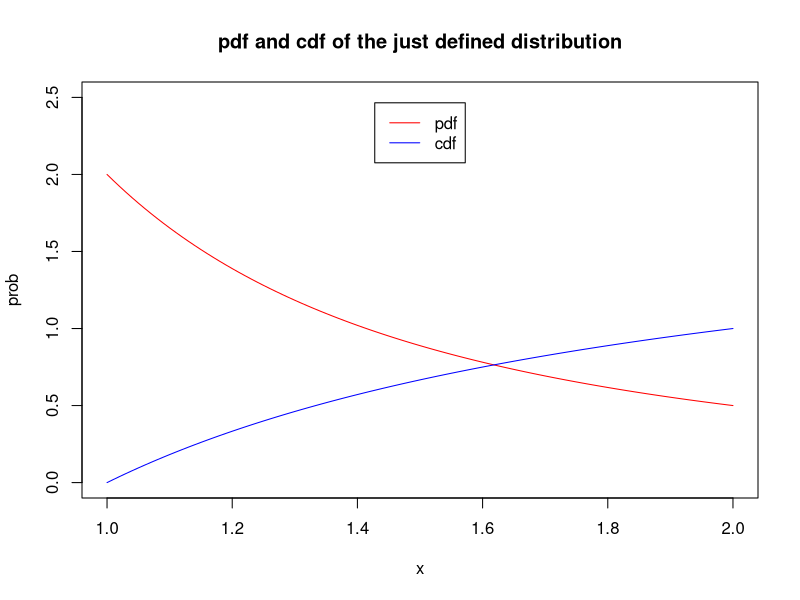
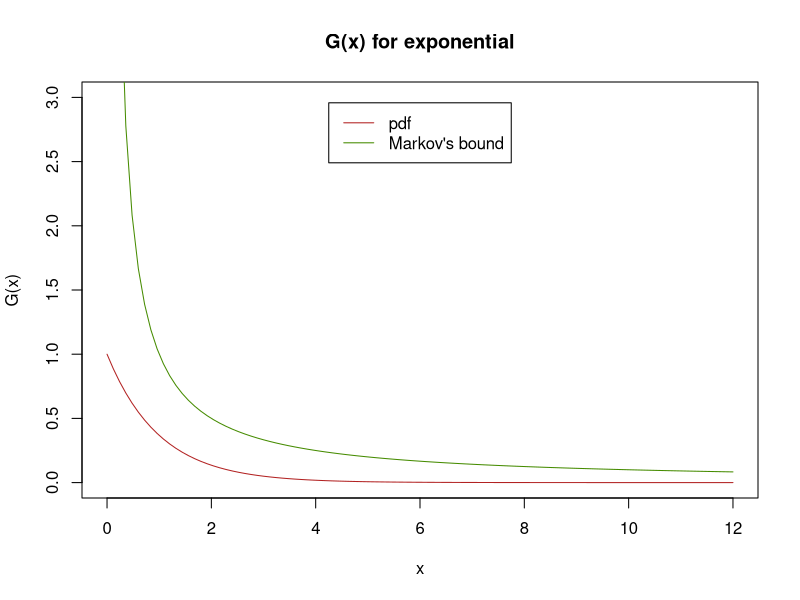
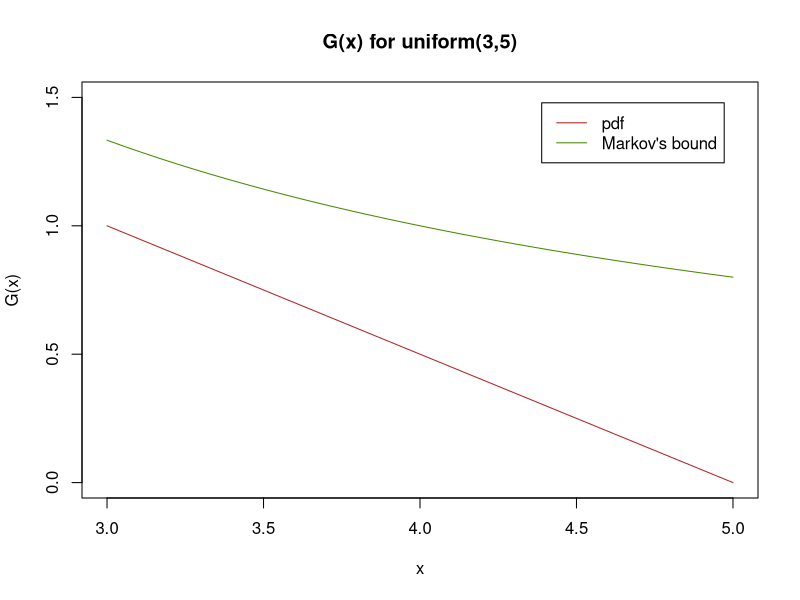
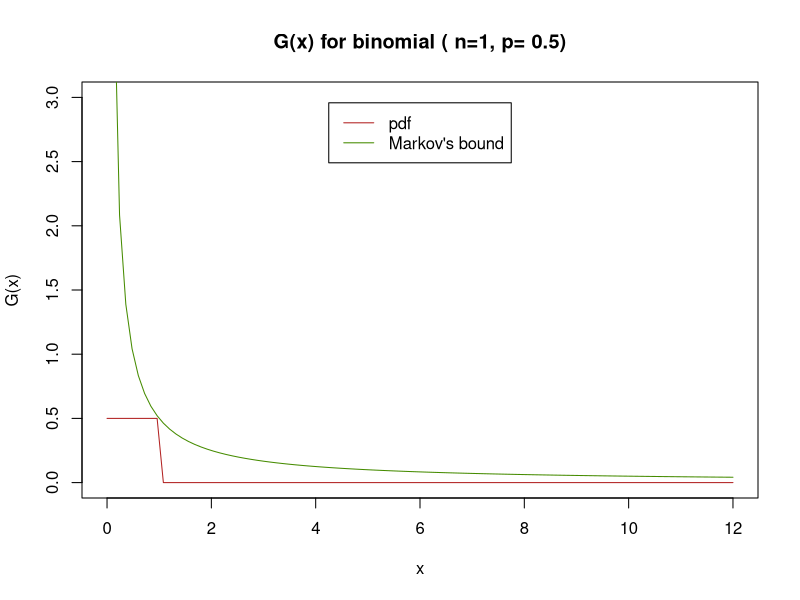
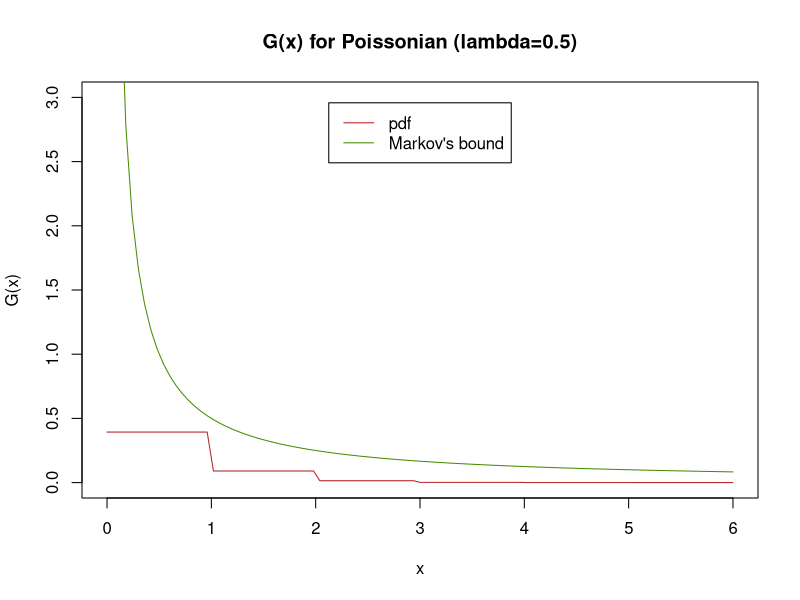
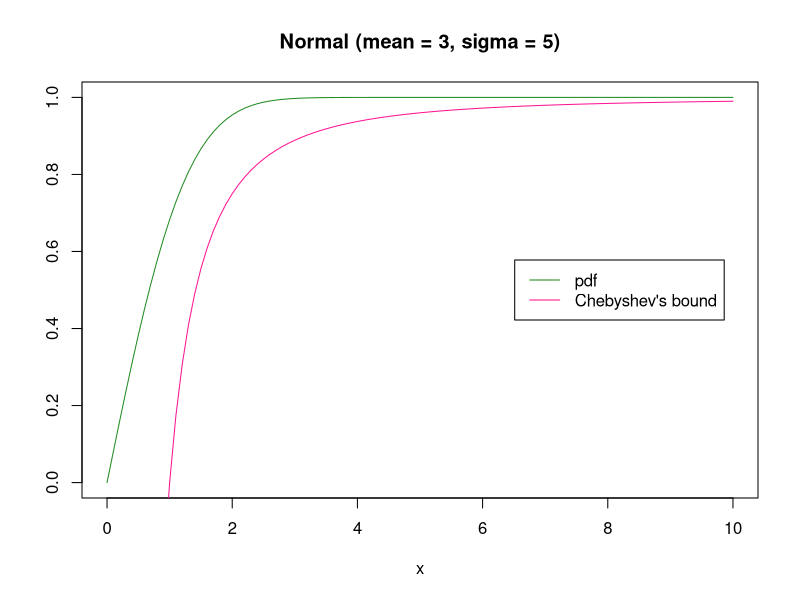
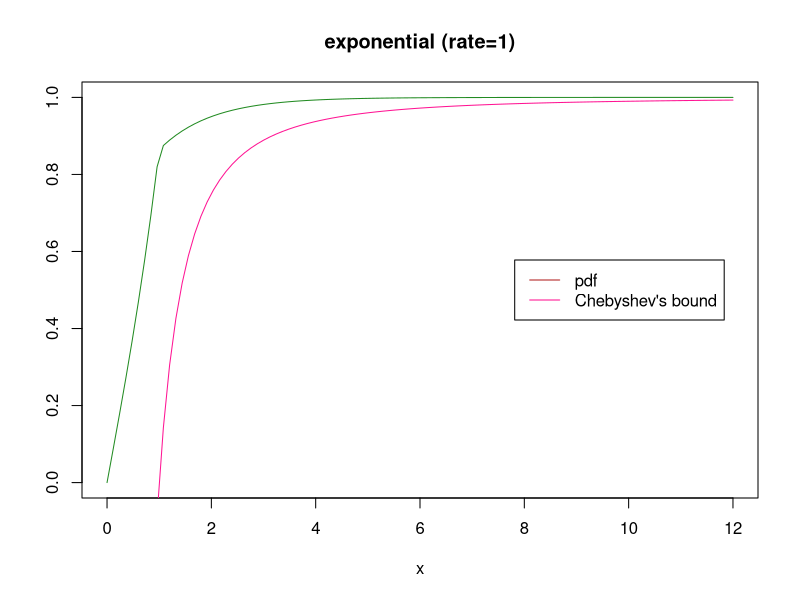
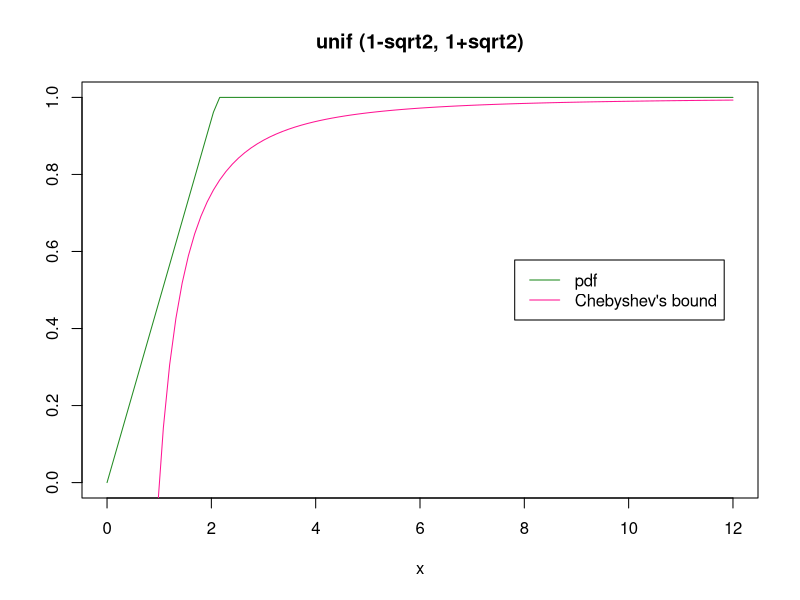

These charts were generated, in order, by the following R code:
## ---- chunk 1
funct <- function(t) {
  temp <- ifelse ( t<2 & t>1 , 
                  (t-1)*(2-t),
                   0 )
  return(temp)
  }

funct.integral <- integrate(funct, lower = 1, upper = 2)
message(sprintf("The constant of integration c is: %.1f", 1/funct.integral$value))
## ---- chunk 2
dprob1 <- function(t) { 
  temp <- ifelse ( t<2 & t>1, ((t-1)*(2-t)/func.integral$value), 0 )
  return(temp)
  }

pprob1 <- function(t) {
    tempcdf <- ifelse ( t<1, 0, ifelse(t<2 , -2*t^3 + 9*t^2 - 12*t + 5, 1) )
  return(tempcdf) 
}

rprob1 <- function(n) {
  u.1 <- runif(n, 1, 2)
  u.2 <- runif(n)
  func.max <- max(dprob1(seq(1,2,0.01)))
  y <- ifelse(u.2*func.max < dprob1(u.1), u.1, NA)
  y.clean <- y[!is.na(y)]
  return(y.clean)
}

  qprob1 <- function(q, n=1000) {
    u.1 <- runif(n, 1, 2)
    y <- ifelse(pprob1(u.1) < q, u.1, NA)
    y.clean <- y[!is.na(y)]
    return(max(y.clean))
  }
## ---- chunk 3
message(sprintf("Probability that the student will finish the aptitude test in more than 75 minutes is: %.2f", 1-pprob1(1.25)))

message(sprintf("Probability that it will take 90 and 120 minutes is:  %.2f", pprob1(2)-pprob1(1.5)))
## ---- chunk 4
dprob2 <- function(x) {
  temp2 <- ifelse ( x<=2 & x>=1 , 2/(x^2), 0 )
  return(temp2)
  }

pprob2 <- function(x) {
  temp2cdf <- ifelse ( x<=1, 0, ifelse(x<2 , 2*(1-1/x) , 1) )
  return(temp2cdf) 
  }

rprob2 <- function(n) {
  us <- runif(n)
  temp2.r <- (2/(2-us))
  return(temp2.r)
  } 

qprob2 <- function(p) {
  temp2.q <- (2/(2-p))
  return(temp2.q)
}


## ---- chunk 5
x <- seq(1,2, 0.01)

plot(x, dprob2(x), main = "pdf and cdf of the just defined distribution", col = "red", ylim = c(0,2.5), ylab = "prob", type = 'l')
points(x, pprob2(x), col = "blue", type = 'l')
legend( x = "top", c("pdf", "cdf") , col = c("red", "blue"), lty=1,  inset = 0.05)

## ---- chunk 6
message(sprintf("Probability that tires will last less than 15000 km is: %.2f ", pprob2(1.5)))
## ---- chunk 7
sample2 <- rprob2(3000)
  
integral.2 <- integrate( function(x) { 2/(x^2)*x } , 1 , 2)
message(sprintf("Mean from theory is: %.2f", integral.2$value))

E.X <- mean(sample2)
message(sprintf("Mean from sampling is: %.2f", E.X))

E.X2 <- mean(sample2*sample2)
VarX <- E.X2-(E.X)*(E.X)
message(sprintf("Variance from sampling is: %.2f", sqrt(E.X2)))

## ---- chunk 8


curve((1 - pexp( x , rate = 1)), from = 0, to = 12, col = "firebrick", ylab = "G(x)", main = "G(x) for exponential", ylim = c(0,3))
curve( 1/x , from = 0, to = 12, add = TRUE, col = 'chartreuse4')
legend( x = "top", c("pdf", "Markov's bound") , col = c("firebrick", "chartreuse4"), lty=1,  inset = 0.05)

curve((1 - punif(x,3,5)), from = 3, to = 5, col = "firebrick", ylab = "G(x)", main = "G(x) for uniform(3,5)", ylim = c(0,1.5))
curve( 4/x , from = 3, to = 5, add = TRUE, col = 'chartreuse4')
legend( x = "topright", c("pdf", "Markov's bound") , col = c("firebrick", "chartreuse4"), lty=1,  inset = 0.05)

curve((1 - pbinom(x, size = 1, prob = 1/2)), from = 0, to = 12, col = "firebrick", ylab = "G(x)", main = "G(x) for binomial ( n=1, p= 0.5)", ylim = c(0,3))
curve( 0.5/x , from = 0, to = 12, add = TRUE, col = 'chartreuse4')
legend( x = "top", c("pdf", "Markov's bound") , col = c("firebrick", "chartreuse4"), lty=1,  inset = 0.05)

curve((1 - ppois( x , lambda = 1/2)), from = 0, to = 6, col = "firebrick", ylab = "G(x)", main = "G(x) for Poissonian (lambda=0.5)", ylim = c(0, 3))
curve( 1/(2*x) , from = 0, to = 6, add = TRUE, col = 'chartreuse4')
legend( x = "top", c("pdf", "Markov's bound") , col = c("firebrick", "chartreuse4"), lty=1,  inset = 0.05)
## ---- chunk 9

curve(pnorm((5*x+3),3,5) - pnorm((3-5*x),3,5), 0, 10 , main = "Normal (mean = 3, sigma = 5)", col = "forestgreen",ylab= "")
curve(1-1/x^2, 0, 10, add=TRUE, col = 'deeppink')
legend( x = "right", c("pdf", "Chebyshev's bound") , col = c("forestgreen", "deeppink"), lty=1,  inset = 0.05)

curve((pexp(1+x, rate = 1) - pexp( 1-x , rate = 1)), from = 0, to = 12, col = "forestgreen", main = "exponential (rate=1)",ylab= "")
curve( 1- 1/(x^2) , from = 0, to = 12, add = TRUE, col = 'deeppink')
legend( x = "right", c("pdf", "Chebyshev's bound") , col = c("firebrick", "deeppink"), lty=1,  inset = 0.05)

curve(punif( 2*x/3 + 1 , 1-sqrt(2), 1+sqrt(2)) - punif( -2*x/3 + 1 , 1-sqrt(2), 1+sqrt(2)), from = 0, to = 12, col = "forestgreen", main = "unif (1-sqrt2, 1+sqrt2)", ylab= "")
curve( 1- 1/(x^2) , from = 0, to = 12, add = TRUE, col = 'deeppink')
legend( x = "right", c("pdf", "Chebyshev's bound") , col = c("forestgreen", "deeppink"), lty=1,  inset = 0.05)

plot( (0:5) , ppois((0:5)*(1/3) + 1/3, 1/3) , col = "forestgreen", main = "poisson (rate=1/3)", ylab= "", type = 'b')
curve( 1- 1/(x^2) , from = 0, to = 6, add = TRUE, col = 'deeppink')
legend( x = "bottomright", c("pdf", "Chebyshev's bound") , col = c("forestgreen", "deeppink"), lty=1,  inset = 0.05)
